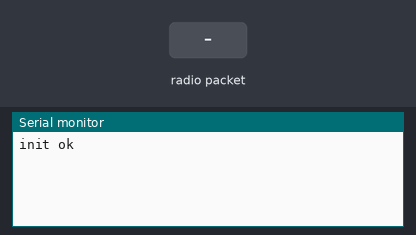
A sketch run on a simulated ATtiny85, built with avr-gcc and run on an emulated ATtiny85. On the bench: the last lines printed to the serial monitor. Inputs (shaded band) come from the test bench. No radio packets arrive unless stated.

Above: at 1.2 s.
1.3 s: radio packet "1" arrives
At 2.5 s:
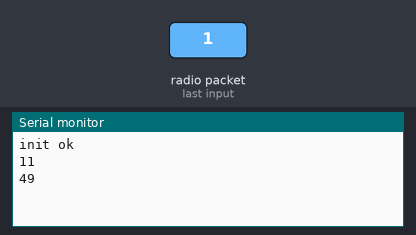
2.8 s: radio packet "0" arrives
At 3.6 s:
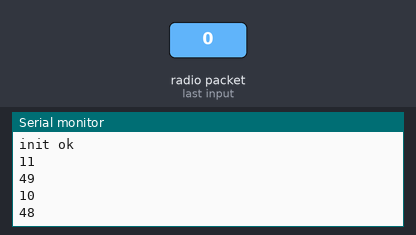
4.3 s: radio packet "2" arrives
At 4.8 s:
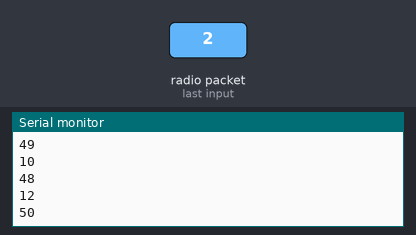

The sketch:

test_receiver.ino
```cpp
// ask_receiver.pde
// -*- mode: C++ -*-
// Simple example of how to use RadioHead to receive messages
// with a simple ASK transmitter in a very simple way.
// Implements a simplex (one-way) receiver with an Rx-B1 module
// Tested on Arduino Mega, Duemilanova, Uno, Due, Teensy, ESP-12


#include <RH_ASK.h>
#ifdef RH_HAVE_HARDWARE_SPI
#include <SPI.h> // Not actually used but needed to compile
#endif

// RH_ASK driver;
// RH_ASK driver(2000, 4, 5, 0); // ESP8266 or ESP32: do not use pin 11 or 2
RH_ASK driver(1200 , 11, 12, 0); // ATTiny, RX on D3 (pin 2 on attiny85) TX on D4 (pin 3 on attiny85),
// RH_ASK driver(2000, PD14, PD13, 0); STM32F4 Discovery: see tx and rx on Orange and Red LEDS


void setup()
{

  Serial.begin(1200);   // Debugging only


  if (!driver.init())
    Serial.println("init failed");
  else
    Serial.println("init ok");


}

void loop()
{

  uint8_t buf[RH_ASK_MAX_MESSAGE_LEN] = {32, 32, 32, 32, 32, 32, 32, 32, 32, 32, 32, 32, 32, 32, 32, 32, 32, 32, 32, 32, 32, 32, 32, 32, 32, 32, 32, 32, 32, 32, 32, 32, 32, 32, 32, 32, 32, 32, 32, 32, 32, 32, 32, 32, 32, 32, 32, 32, 32, 32, 32, 32, 32, 32, 32, 32, 32, 32, 32, 32};
  uint8_t buflen = sizeof(buf);

  if (driver.recv(buf, &buflen)) // Non-blocking
  {
    int i;

    // Message with a good checksum received, dump it.
    driver.printBuffer("Got:", buf, buflen);
    Serial.print(buflen);
    Serial.println(String((char*)buf));
    Serial.println(buf[buflen-1]);
    if (buf[buflen-1] == '1') {
      digitalWrite(LED_BUILTIN, HIGH);
    }// turn the LED on (HIGH is the voltage level)
    else {
      digitalWrite(LED_BUILTIN, LOW);    // turn the LED off by making the voltage LOW
    }
  }
}
```

Measured:
- after the input at 1.3 s, the serial monitor: prints a new line at once (image 1)
- after the input at 2.8 s, the serial monitor: prints a new line at once (image 2)
- after the input at 4.3 s, the serial monitor: prints a new line at once (image 3)
